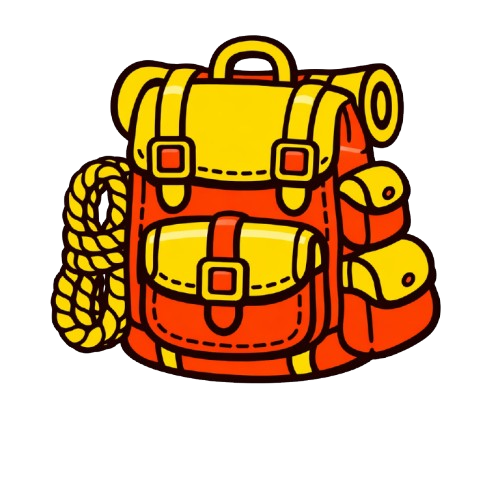
#> input picture assets/images/items/item_backpack_adventure_nobg.webp, 500 x 500 px, given in place of space_background.png, which was not available
$ python prepare_theme_art.py ../assets/images/items
#> lines starting #> are read from the running program, lines starting #| are printed output that depends on the picture; after the words box and inside, x2 and y2 are one past the last pixel; in counts of white or black regions, pixels touching at a corner belong together
"""Prepare generated theme art for the app.

Two jobs the generator cannot do for us:

* chroma-key the character sprites onto real alpha (the old astronaut shipped
  with an opaque green box baked into the pixels), with edge despill so no
  green halo survives on the dark space background, and
* trim the paper border the hero illustration came back with.

Outputs are written as WebP at the same dimensions the existing assets use, so
the rendering widgets need no changes.

Usage: python3 scripts/prepare_theme_art.py [source_dir]

The generated source PNGs are not checked in (they are a few hundred KB each
and the WebP output is the artefact that ships); pass the directory holding
space_background.png, space_character.png, space_hero.png and the desert
equivalents.
"""

import io
import os
import sys

import numpy as np
from PIL import Image

SRC = sys.argv[1] if len(sys.argv) > 1 else "/tmp/generated_art"
OUT = "assets/images/themes"

# Green-screen parameters. The generator produced a near-flat #00E000-ish
# field; the thresholds are wide enough to take the noise with it but the
# soft ramp keeps the outline of the artwork instead of chewing it away.
KEY = np.array([0.0, 224.0, 0.0])
HARD = 70.0   # fully transparent below this distance from the key colour
SOFT = 150.0  # fully opaque above this distance


def chroma_key(path: str) -> Image.Image:
    img = Image.open(path).convert("RGB")
    arr = np.asarray(img).astype(np.float32)

    dist = np.sqrt(((arr - KEY) ** 2).sum(axis=2))

    # 1.0 = keep, 0.0 = drop, linear ramp in between for antialiased edges.
    alpha = np.clip((dist - HARD) / (SOFT - HARD), 0.0, 1.0)

    # Despill: on the semi-transparent rim, pull the green channel down to the
    # level of the other channels, otherwise the sprite glows green on a dark
    # background even though the pixels are "transparent enough".
    rim = (alpha > 0.0) & (alpha < 1.0)
    green_excess = arr[:, :, 1] - np.maximum(arr[:, :, 0], arr[:, :, 2])
    fix = rim & (green_excess > 0)
    arr[:, :, 1] = np.where(fix, np.maximum(arr[:, :, 0], arr[:, :, 2]), arr[:, :, 1])

    rgba = np.dstack([arr, alpha * 255.0]).clip(0, 255).astype(np.uint8)
    out = Image.fromarray(rgba, "RGBA")

    # Drop the empty margin, then re-centre on a square canvas so BoxFit.contain
    # keeps the sprite the same perceived size as the previous art.
    bbox = out.split()[3].getbbox()
    if bbox is None:
        raise SystemExit(f"{path}: chroma key removed everything")
    out = out.crop(bbox)
    side = int(max(out.size) * 1.06)
    square = Image.new("RGBA", (side, side), (0, 0, 0, 0))
    square.paste(out, ((side - out.width) // 2, (side - out.height) // 2))
    return square.resize((512, 512), Image.LANCZOS)


def trim_paper_border(path: str, pad: int = 60, aspect: float = 2.0) -> Image.Image:
    """Remove the white deckled paper border the hero came back with.

    Cropping cannot fix this: a scan of the source shows the "border" is a soft
    white vignette fading over ~25 px at the top and ~15 px at the sides, so
    every inset either leaves a white sliver or eats the artwork. Instead the
    paper band is refilled by propagating the nearest real pixels inward, which
    is what the eye expects at a frame edge, and the result is centre-cropped to
    the card's aspect ratio.
    """
    img = Image.open(path).convert("RGB")
    arr = np.asarray(img).astype(np.float32)
    h, w, _ = arr.shape

    paper = arr.min(axis=2) > 235
    band = np.zeros((h, w), dtype=bool)
    band[:pad, :] = True
    band[-pad:, :] = True
    band[:, :pad] = True
    band[:, -pad:] = True
    remaining = paper & band

    if remaining.any():
        for _ in range(pad + 8):
            known = ~remaining
            up = np.roll(known, 1, axis=0)
            dn = np.roll(known, -1, axis=0)
            lf = np.roll(known, 1, axis=1)
            rt = np.roll(known, -1, axis=1)
            nbrs = up.astype(np.int8) + dn + lf + rt
            fillable = remaining & (nbrs > 0)
            if not fillable.any():
                break
            # Average only over neighbours that already hold real pixels --
            # including the paper ones is what keeps a white sliver alive.
            acc = np.zeros_like(arr)
            count = np.zeros((h, w), dtype=np.float32)
            for shift, axis in ((1, 0), (-1, 0), (1, 1), (-1, 1)):
                shifted = np.roll(arr, shift, axis=axis)
                known_shifted = np.roll(known, shift, axis=axis)
                acc += shifted * known_shifted[:, :, None]
                count += known_shifted
            filled = fillable & (count > 0)
            arr[filled] = acc[filled] / count[filled][:, None]
            remaining = remaining & ~filled

    img = Image.fromarray(arr.clip(0, 255).astype(np.uint8), "RGB")
    img = img.crop((16, 16, w - 16, h - 16))

    # Centre-crop to the target aspect so BoxFit.cover does not stretch it.
    w, h = img.size
    if w / h > aspect:
        new_w = int(h * aspect)
        img = img.crop(((w - new_w) // 2, 0, (w + new_w) // 2, h))
    elif w / h < aspect:
        new_h = int(w / aspect)
        img = img.crop((0, (h - new_h) // 2, w, (h + new_h) // 2))
    return img


def save_webp(img: Image.Image, rel: str, size: tuple[int, int], quality: int = 90) -> str:
    path = os.path.join(OUT, rel)
    os.makedirs(os.path.dirname(path), exist_ok=True)
    img = img.resize(size, Image.LANCZOS)
    img.save(path, "WEBP", quality=quality, method=6, alpha_quality=100)
    return path


def main() -> None:
    made = []

    made.append(save_webp(
        Image.open(f"{SRC}/space_background.png").convert("RGB"),
        "space/background.webp", (1024, 1536)))
#> in save_webp, `img = img.resize(size, Image.LANCZOS)`:
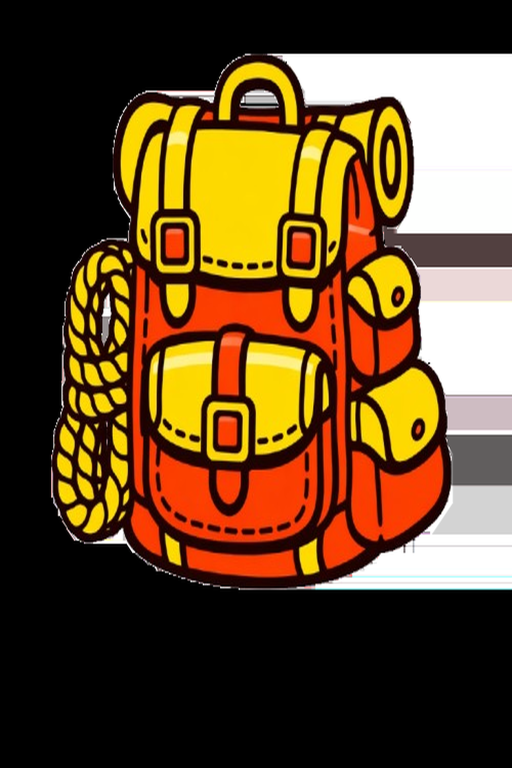
#> img: PIL image 1024x1536 RGB (shown at 1/2 size); mean R, G, B 100.4, 72.3, 37.1
    made.append(save_webp(chroma_key(f"{SRC}/space_character.png"),
                          "space/character.webp", (512, 512)))
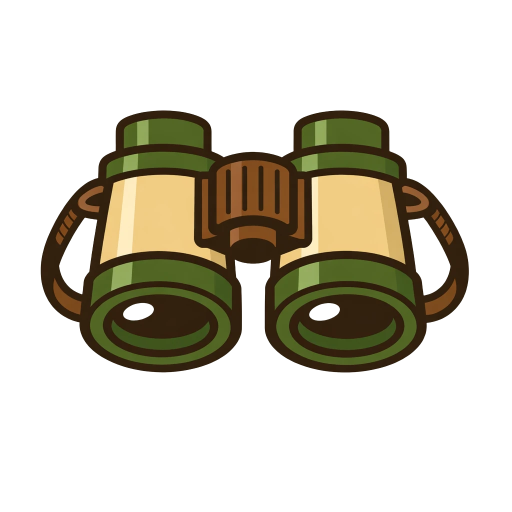
#> input picture assets/images/items/item_binoculars_safari.webp, 1024 x 1024 px, given in place of space_character.png, which was not available (shown at 1/2 size)
#> in chroma_key, `dist = np.sqrt(((arr - KEY) ** 2).sum(axis=2))`:
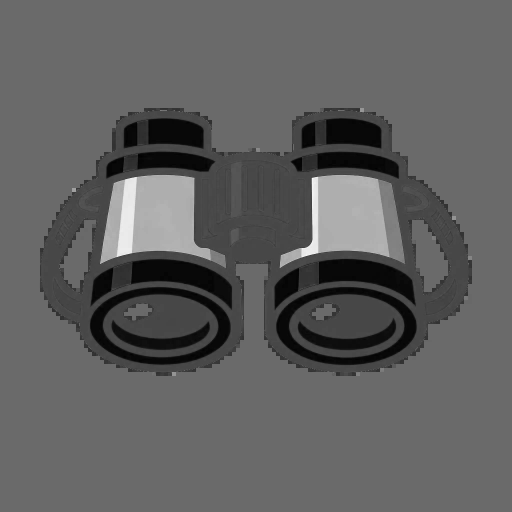
#> dist: shape (1024, 1024) float64 (shown at 1/2 size); min 145.2, max 334.3, mean 216.4; drawn with min black and max white
#> in chroma_key, `rim = (alpha > 0.0) & (alpha < 1.0)`:
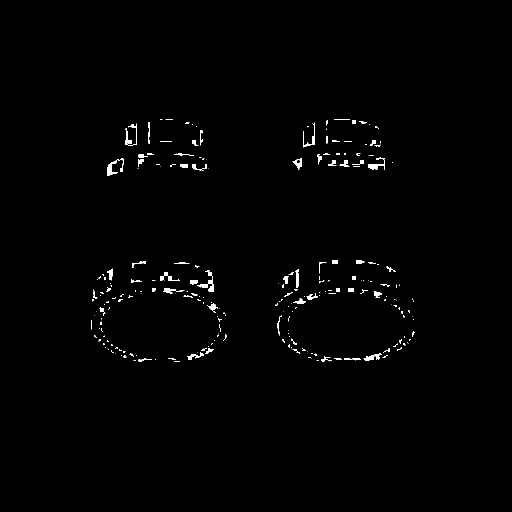
#> rim: shape (1024, 1024) bool (shown at 1/2 size); 0.86% white; 254 white regions (152 under 20 px), largest, box (x1, y1, x2, y2) and area: (394, 540, 428, 584) 440, (250, 247, 274, 291) 367, (736, 315, 770, 340) 323
#> in chroma_key, `green_excess = arr[:, :, 1] - np.maximum(arr[:, :, 0], arr[:, :, 2])`:
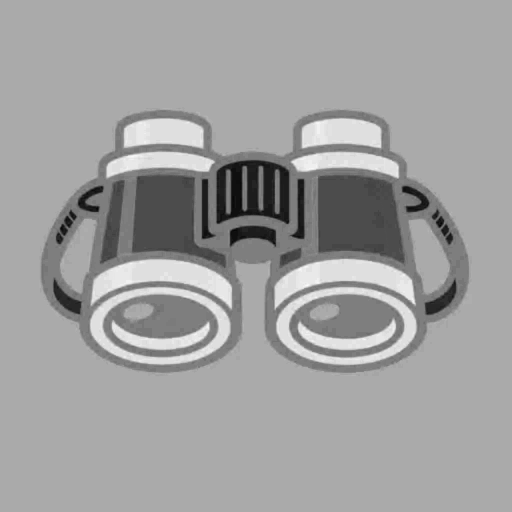
#> green_excess: shape (1024, 1024) float32 (shown at 1/2 size); min -65, max 32, mean -4; drawn with min black and max white
#> in chroma_key, `bbox = out.split()[3].getbbox()`: bbox = (0, 0, 1024, 1024)
#> in chroma_key, `square = Image.new("RGBA", (side, side), (0, 0, 0, 0))`: square: PIL image 1085x1085 RGBA; every value is 0
#> in chroma_key, `return square.resize((512, 512), Image.LANCZOS)`:
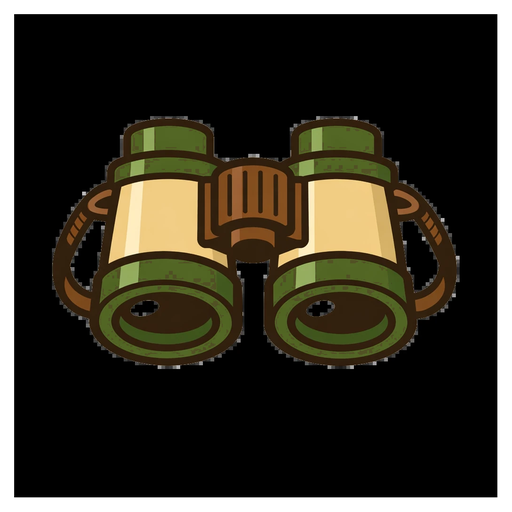
#> returned value: PIL image 512x512 RGBA; mean R, G, B, A 28.1, 24.3, 13, 227.1; transparent parts drawn white
    made.append(save_webp(trim_paper_border(f"{SRC}/space_hero.png"),
                          "space/quest_hero.webp", (1024, 512)))
#> in trim_paper_border, `paper = arr.min(axis=2) > 235`: paper: shape (1024, 1024) bool; every value is 0
#> in trim_paper_border, `img = img.crop((0, (h - new_h) // 2, w, (h + new_h) // 2))`:
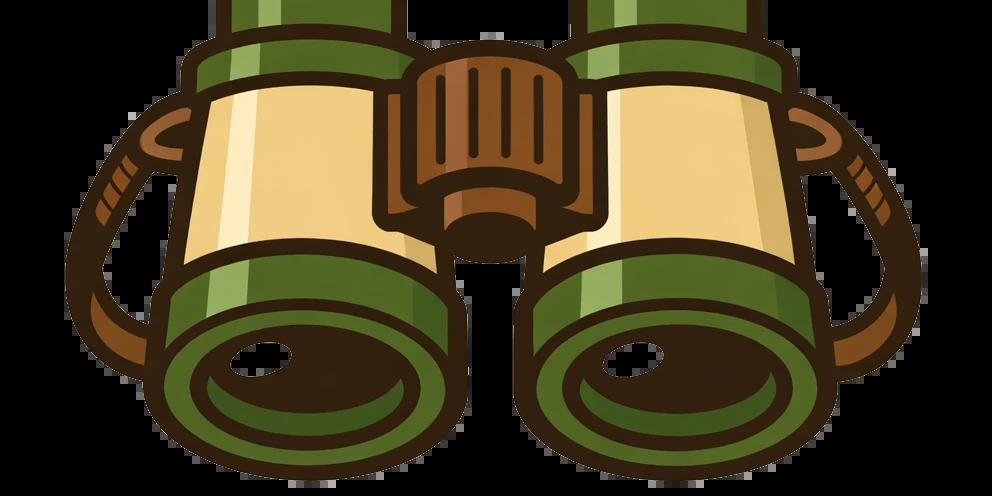
#> img: PIL image 992x496 RGB; mean R, G, B 64.9, 56.2, 29.9

    made.append(save_webp(
#> (the run stopped early here; a loop or call above may not have finished)
